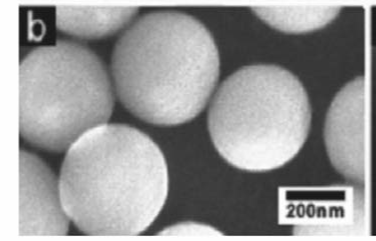
#> input picture Course Project/rgb.png, 376 x 241 px, found by its file name
$ jupyter execute 'Interpolation Method.ipynb'   (shell and % lines are left out)
#> lines starting #> are read from the running program, lines starting #| are printed output that depends on the picture
[cell 1]
from PIL import Image
import numpy as np
import matplotlib.pyplot as plt

#Define to insert the function formed by the obtained interpolation into the original matrix to form a new matrix (insert row)
def pdr(placeholder,orim):
    irow = icol = 2*orim.shape[1]-1
    i = np.zeros([irow,icol])
    for col in range(orim.shape[1]):
        i[:,2*col] = orim[:,col]
        if 2*col+1<icol and col < placeholder.shape[1]:
            i[:,2*col+1] = placeholder[:,col]
    return i

#Define to insert the function formed by the obtained interpolation into the original matrix to form a new matrix (insert column)
def pdc(placeholder,orim):
    irow = orim.shape[0]*2-1
    icol = orim.shape[1]
    i = np.zeros([irow,icol])
    for row in range(orim.shape[0]):
        i[2*row,:] = orim[row,:]
        if 2*row+1<irow and row < placeholder.shape[0]:
            i[2*row+1,:] = placeholder[row,:]
    return i

#Define Lagrange interpolation function
def LIP(unk,n,x,y):
    sum = 0
    for i in range(0,n):
        t = 1
        for j in range(0,n):
            if j!= i:
                t = ((unk - x[j])/(x[i]-x[j]))*t
        sum = t*y[i]+sum
    if sum - int(sum)>0.5:
        sum = int(sum)+1
    else:
        sum = int(sum)
    return sum

[cell 2]
rgb = Image.open("C:/Users/12734/Desktop/数值分析/数值分析/课程设计/rgb.png").convert('L')
print(rgb.size)
#| (376, 241)
rgb

[cell 3]
ip = int(3) #Define interpolation segment size

#interpolation
im= Image.new("L",(int(240/ip)*(2*ip-1),int(240/ip)*(2*ip-1)),(255))
#> im: PIL image 400x400 L; every value is 255
for w in range(0,int(240/ip)):
    for h in range(0,int(240/ip)):
        grey = np.array(rgb)[w*ip:w*ip+ip,h*ip:h*ip+ip]

        placeholder1 = np.zeros([grey.shape[0]-1,grey.shape[1]])
        for i in range(grey.shape[1]):
            x = (np.arange(grey.shape[0]))*2+1
            y = grey[:,i]
            unks = np.arange(grey.shape[0]-1)*2+2
            for j in range(len(unks)):
                unks[j] = LIP(unks[j],len(x),x,y)
            placeholder1[:,i]=unks


        semi = pdc(placeholder1,grey)


        placeholder2 = np.zeros([semi.shape[0],semi.shape[1]-1])
        for i in range(semi.shape[0]):
            x = (np.arange(semi.shape[1]))*2+1
            y = semi[i,:]
            unks = np.arange(semi.shape[1]-1)*2+2
            for j in range(len(unks)):
                unks[j] = LIP(unks[j],len(x),x,y)
            placeholder2[i,:]=unks


        final = pdr(placeholder2,semi)

        #Define a new picture and integrate the interpolated segmented graph into the final large picture
        im1 = Image.fromarray(np.uint8(final),'L')
        for w1 in range(0,int(2*ip-1)):
            for h1 in range(0,int(2*ip-1)):
                data = im1.getpixel((h1,w1))
                im.putpixel((int(2*ip-1)*h+h1, int(2*ip-1)*w+w1), (data))
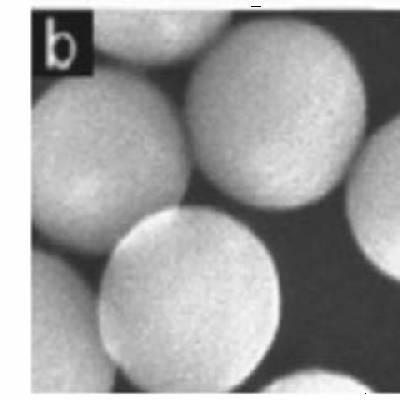
#> im: PIL image 400x400 L; min 0, max 255, mean 158.2

im
